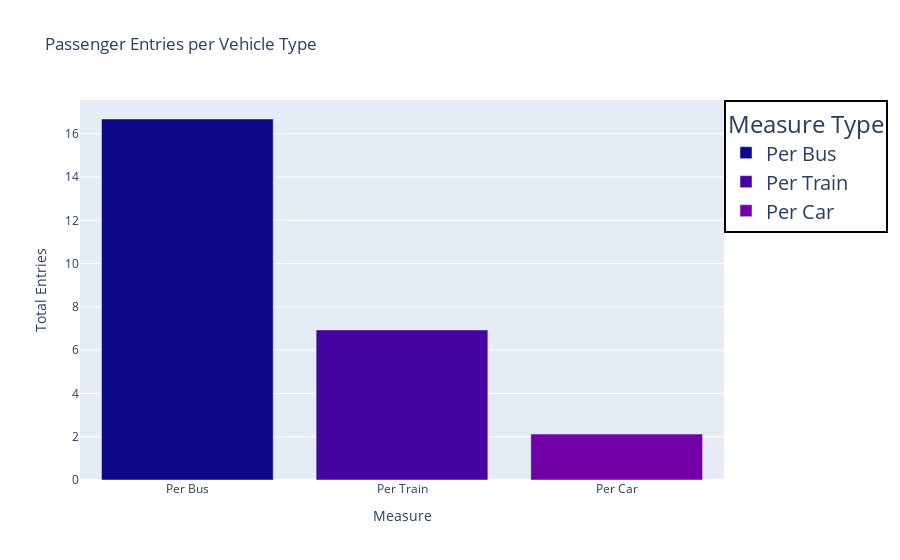

Source (notebook cell):
### Markdown cell above
<!DOCTYPE html>
<html lang="ar">
<head>
    <meta charset="UTF-8">
    <meta name="viewport" content="width=device-width, initial-scale=1.0">
    <title>الإدخالات حسب الشهر</title>
    <style>
        body {
            font-family: 'Tajawal', sans-serif;
            direction: rtl; /* النص يبدأ من اليمين لليسار */
            background-color: #f1f8e9;
            color: #333;
            margin: 0;
            padding: 20px;
        }
        .container {
            max-width: 850px;
            background: linear-gradient(135deg, #ffffff, #c8e6c9);
            padding: 25px;
            margin: auto;
            border-radius: 15px;
            box-shadow: 0 4px 15px rgba(0, 0, 0, 0.2);
            color:rgb(8, 8, 8);
        }
        h1 {
            text-align: center; /* العنوان في المنتصف */
            color: #2e7d32;
            font-size: 28px;
        }
        p {
            font-size: 18px;
            line-height: 1.8;
            text-align: right; /* تأكيد أن النص يبدأ من اليمين لليسار */
        }
    </style>
</head>
<body>
    <div class="container">
        <h1>متوسط عدد الركاب المدخلين لكل نوع مركبة</h1>
       
</div>
</body>
</html>

### Code cell
# تحويل البيانات إلى الشكل المطلوب
per_dc = per_d.unstack().reset_index(name='Total Entries').drop('level_1', axis=1)

# تصفية البيانات بناءً على القيم المحددة في "Measure"
filtered_data = per_dc[per_dc['Measure'].isin(['Per Bus', 'Per Train', 'Per Car'])]

# رسم بياني باستخدام plotly
fig = px.bar(filtered_data, 
             x='Measure', 
             y='Total Entries', 
             color='Measure',  # لتلوين الأشرطة بناءً على النوع
             title="Passenger Entries per Vehicle Type",
             color_discrete_sequence=px.colors.sequential.Plasma)

# تخصيص الأساطير
fig.update_layout(
    legend_title="Measure Type",
    legend=dict(
        x=1,  # وضع الأسطورة في الجهة اليمنى
        y=1,
        traceorder="normal",
        font=dict(size=20),
        bgcolor="rgba(255, 255, 255, 0)",
        bordercolor="Black",
        borderwidth=2
    )
)

# عرض الرسم البياني
fig.show()

### Figure 1 — Plotly figure (JSON) as saved in the notebook; plotly's stock layout.template omitted (floating-point values rounded to 4 significant figures)
{"data": [{"alignmentgroup": "True", "hovertemplate": "Measure=%{x}<br>Total Entries=%{y}<extra></extra>", "legendgroup": "Per Bus", "marker": {"color": "#0d0887", "pattern": {"shape": ""}}, "name": "Per Bus", "offsetgroup": "Per Bus", "orientation": "v", "showlegend": true, "textposition": "auto", "type": "bar", "x": ["Per Bus"], "xaxis": "x", "y": [16.68], "yaxis": "y"}, {"alignmentgroup": "True", "hovertemplate": "Measure=%{x}<br>Total Entries=%{y}<extra></extra>", "legendgroup": "Per Train", "marker": {"color": "#46039f", "pattern": {"shape": ""}}, "name": "Per Train", "offsetgroup": "Per Train", "orientation": "v", "showlegend": true, "textposition": "auto", "type": "bar", "x": ["Per Train"], "xaxis": "x", "y": [6.936], "yaxis": "y"}, {"alignmentgroup": "True", "hovertemplate": "Measure=%{x}<br>Total Entries=%{y}<extra></extra>", "legendgroup": "Per Car", "marker": {"color": "#7201a8", "pattern": {"shape": ""}}, "name": "Per Car", "offsetgroup": "Per Car", "orientation": "v", "showlegend": true, "textposition": "auto", "type": "bar", "x": ["Per Car"], "xaxis": "x", "y": [2.123], "yaxis": "y"}], "layout": {"barmode": "relative", "legend": {"bgcolor": "rgba(255, 255, 255, 0)", "bordercolor": "Black", "borderwidth": 2, "font": {"size": 20}, "title": {"text": "Measure Type"}, "tracegroupgap": 0, "traceorder": "normal", "x": 1, "y": 1}, "title": {"text": "Passenger Entries per Vehicle Type"}, "xaxis": {"anchor": "y", "categoryarray": ["Per Bus", "Per Train", "Per Car"], "categoryorder": "array", "domain": [0, 1], "title": {"text": "Measure"}}, "yaxis": {"anchor": "x", "domain": [0, 1], "title": {"text": "Total Entries"}}}}
